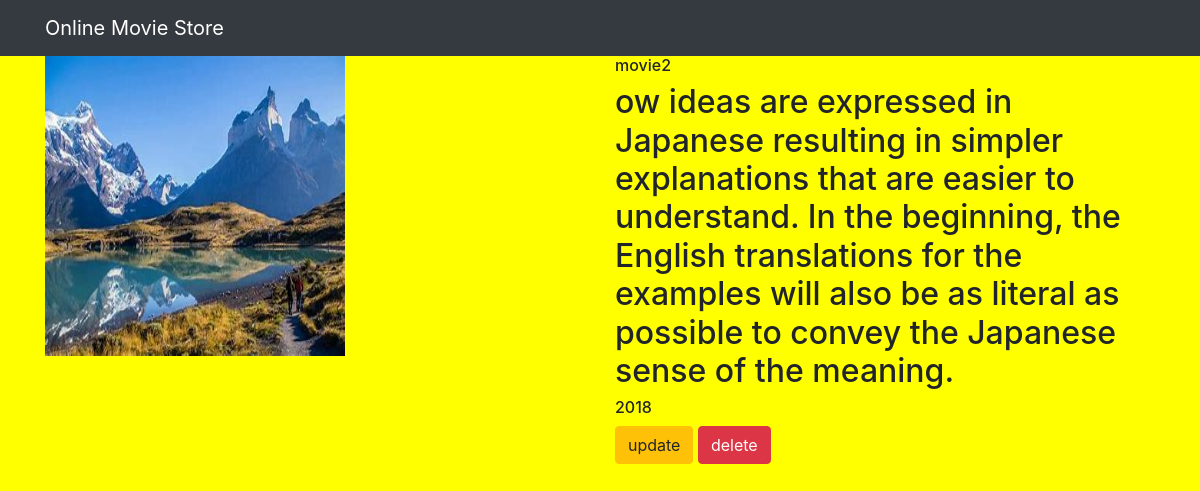
The page /movie/1/ on the database its author committed.
### productapp/models.py (models this page shows, shortened)
class Movie(models.Model):
    name=models.CharField(max_length=250)
    desc=models.TextField()
    year=models.IntegerField()
    img=models.ImageField(upload_to='gallery')

### productapp/views.py (the view)
# urls.py: path('movie/<int:movie_id>/',views.detail,name='detail'),
def detail(request,movie_id):
    movie=Movie.objects.get(id=movie_id)
    return render(request,"detail.html",{'movie':movie})

### templates/detail.html (shortened to what this page needs)
{% extends 'base.html' %}
{% block body %}
<div class="container">
    <div class="row">
        <div class="col-md-6">
            <img src="{{movie.img.url}}" width="300" height="300">
        </div>
<div class="col-md-6">
    <h6>{{movie.name}}</h6>
    <h2>{{movie.desc}}</h2>
    <h6>{{movie.year}}</h6>
    <a class="btn btn-warning" href="{% url 'productapp:update' movie.id %}">update</a>
    <a class="btn btn-danger" href="{% url 'productapp:delete' movie.id %}">delete</a>
</div>
{% endblock %}

### static/style.css (style rules this page uses)
body { background-color:yellow; }

### rows shown on the page
Movie: img (picture), name "movie2", desc "ow ideas are expressed in Japanese resulting in simpler explanations that are easier to understand. In the beginning, the English translations for the examples will also be as literal as possible to convey the Japanese sense of the meaning.", year "2018"
